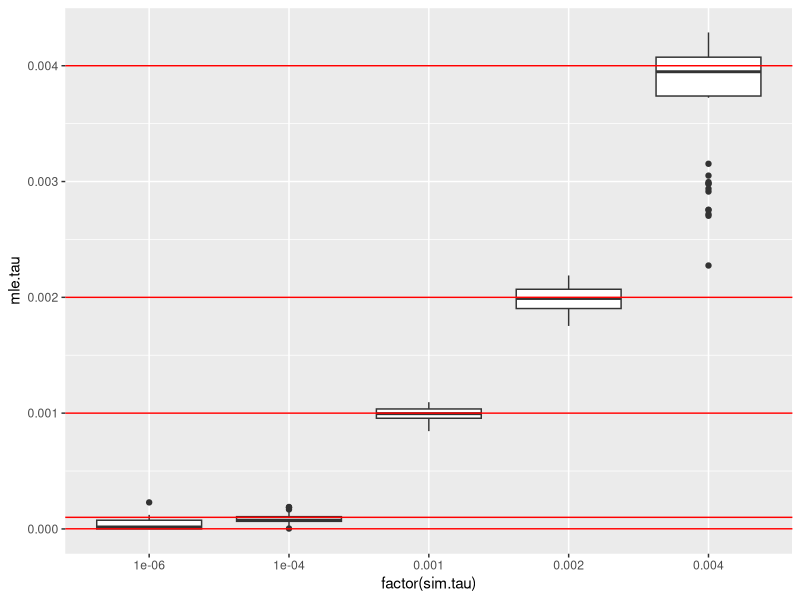
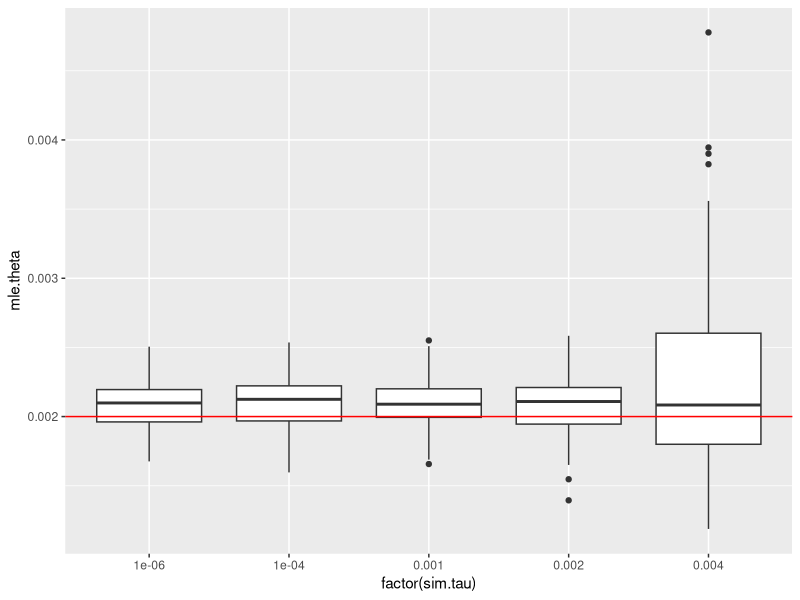
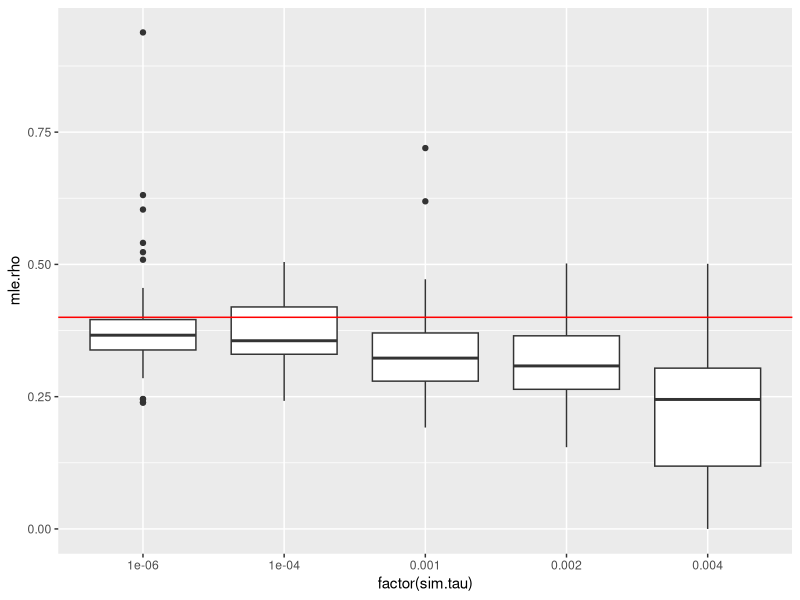

These figures' R source, in order:

data <- rbind(read.table('estimates.split-0.001-mya.txt',header=TRUE),
              read.table('estimates.split-0.1-mya.txt',header=TRUE),
              read.table('estimates.split-1-mya.txt',header=TRUE),
              read.table('estimates.split-2-mya.txt',header=TRUE),
              read.table('estimates.split-4-mya.txt',header=TRUE))

require(ggplot2)

qplot(factor(sim.tau), mle.tau, data=data, geom='boxplot') +
  geom_hline(yintercept=unique(data$sim.tau), col='red')

qplot(factor(sim.tau), mle.theta, data=data, geom='boxplot') +
  geom_hline(yintercept=unique(data$sim.theta), col='red')

qplot(factor(sim.tau), mle.rho, data=data, geom='boxplot') +
  geom_hline(yintercept=unique(data$sim.rho), col='red')
